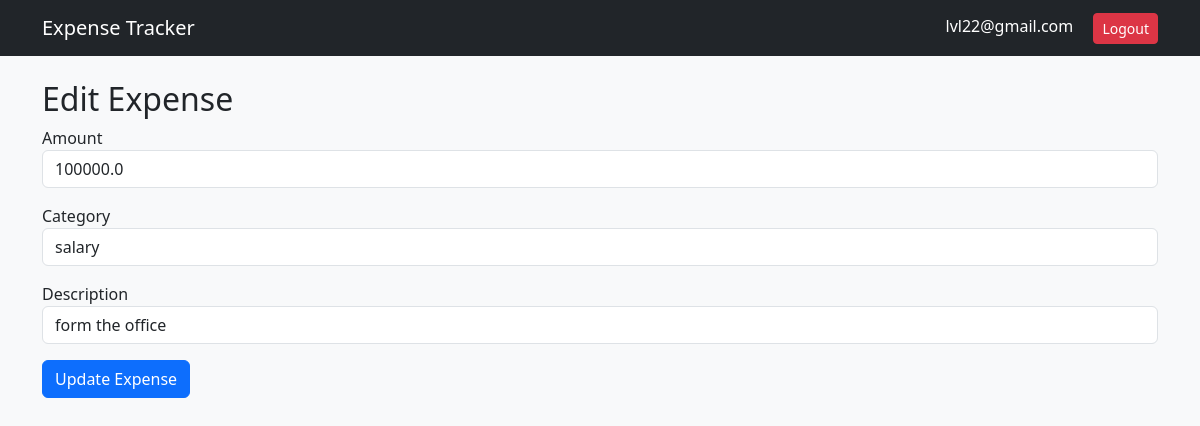
Screenshot of /edit_expense/2 (signed in) with the database file from the repository.
### models.py (models this page shows)
class User(db.Model, UserMixin):
    id = db.Column(db.Integer, primary_key=True)
    email = db.Column(db.String(100), unique=True, nullable=False)
    password = db.Column(db.String(200), nullable=False)

class Expense(db.Model):
    id = db.Column(db.Integer, primary_key=True)
    amount = db.Column(db.Float, nullable=False)
    category = db.Column(db.String(100), nullable=False)
    description = db.Column(db.String(200))
    date = db.Column(db.DateTime, default=datetime.utcnow)
    user_id = db.Column(db.Integer, db.ForeignKey('user.id'), nullable=False)

### app.py (the view, shortened to what this page needs)
@app.route("/edit_expense/<int:id>", methods=["GET", "POST"])
@login_required
def edit_expense(id):
    expense = Expense.query.get_or_404(id)
    if expense.user_id != current_user.id:
        abort(403)
    return render_template("editexpense.html", expense=expense)

### app.py (called while the page is built)
@login_manager.user_loader
def load_user(user_id):
    return User.query.get(int(user_id))

### templates/editexpense.html
{% extends "base.html" %}
{% block content %}
<h2>Edit Expense</h2>
<form method="POST">
    <div class="mb-3">
        <label>Amount</label>
        <input type="number" step="0.01" name="amount"
               value="{{ expense.amount }}"
               class="form-control">
    </div>
    <div class="mb-3">
        <label>Category</label>
        <input type="text" name="category"
               value="{{ expense.category }}"
               class="form-control">
    </div>
    <div class="mb-3">
        <label>Description</label>
        <input type="text" name="description"
               value="{{ expense.description }}"
               class="form-control">
    </div>
    <button type="submit" class="btn btn-primary">
        Update Expense
    </button>
</form>
{% endblock %}

### templates/base.html (shortened to what this page needs)
<!DOCTYPE html>
<html>
<head>
    <link href="https://cdn.jsdelivr.net/npm/bootstrap@5.3.0/dist/css/bootstrap.min.css" rel="stylesheet">
</head>
<body class="bg-light">
<nav class="navbar navbar-expand-lg navbar-dark bg-dark">
    <div class="container">
        <a class="navbar-brand" href="{{ url_for('dashboard') }}">Expense Tracker</a>
        <div>
            {% if current_user.is_authenticated %}
                <span class="text-white me-3">
                    {{ current_user.email }}
                </span>
                <a href="{{ url_for('logout') }}" class="btn btn-danger btn-sm">
                    Logout
                </a>
            {% endif %}
        </div>
    </div>
</nav>
<div class="container mt-4">
    {% block content %}
    {% endblock %}
</div>
</body>
</html>

### rows the page displays
User: email "lvl22@gmail.com"
Expense: amount "100000.0", category "salary", description "form the office"
